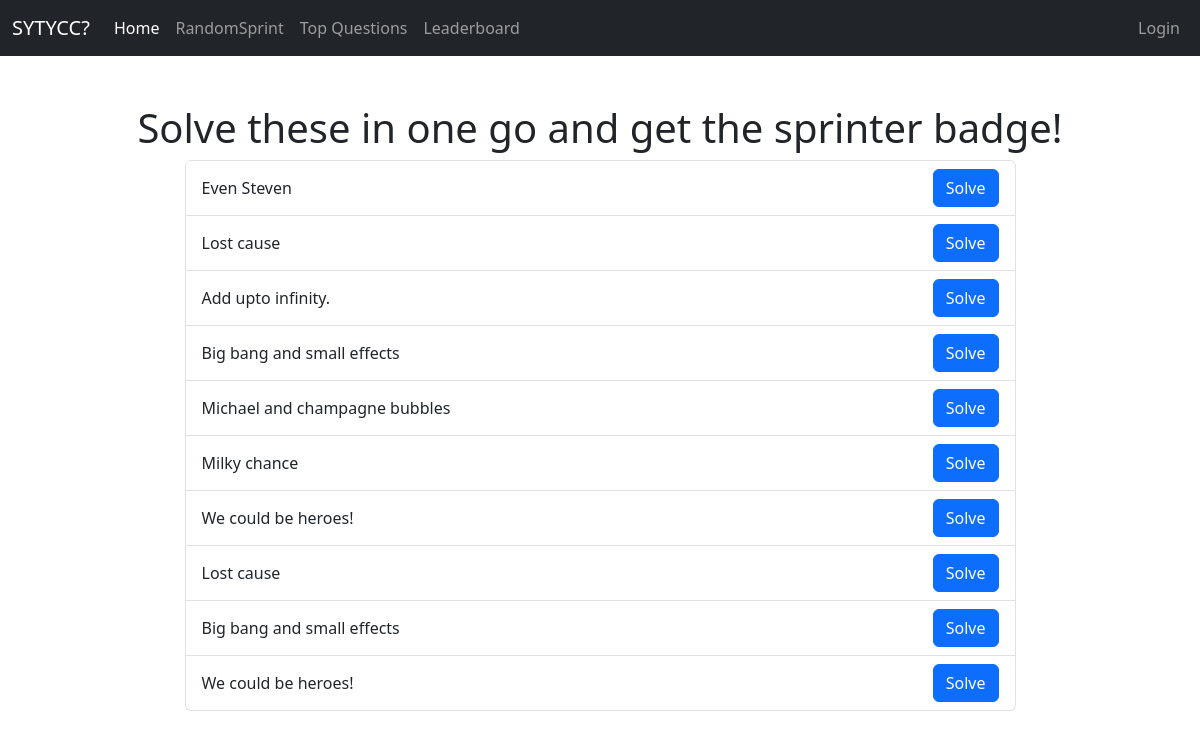
Screenshot of /random_sprint/ with the database file from the repository.
### compiler/models.py (models this page shows)
class Problem(models.Model):
    author = models.ForeignKey(User, on_delete=models.CASCADE, blank=True, null=True)
    title = models.CharField(max_length=50)
    description = models.TextField(max_length=4000)
    difficulty = models.CharField(max_length=25)
    inputs = models.TextField(max_length=1000, blank=True, null=True)
    outputs = models.TextField(max_length=1000, blank=True, null=True)
    input_signature = models.JSONField(null=True, blank=True)
    output_type = models.CharField(max_length=50, null=True, blank=True)

### compiler/views.py (the view)
# urls.py: path('random_sprint/', views.random_sprint, name='random_sprint'),
def random_sprint(request):
    problem_set = Problem.objects.all()
    random_problems = []
    while len(random_problems) < 10:
        random_no = math.ceil(random.random()*30)
        problem = Problem.objects.get(id=random_no)
        if problem in random_problems:
            continue
        else:
            random_problems.append(problem)
    print(random_problems)
    return render(request, 'randomsprint.html', {'random_problems':random_problems})

### templates/randomsprint.html
{% extends 'base.html' %}
{% block content %}
  <h1>  Solve these in one go and get the sprinter badge!</h1>
  <div class="container text-center" >
    <div class="row justify-content-md-center">
            <div class="col-9">
                <ul class="list-group">
    {% for prob in random_problems %}
        <li class="list-group-item d-flex justify-content-between align-items-center"><span> {{prob.title}} </span>
        <span> <a class="btn btn-primary" href="/problems/{{prob.id}}"> Solve </a></span>
        </li>
    {% endfor %}
  </ul>
            </div>
    </div>
  </div>
{% endblock %}

### rows the page displays
Problem: title "Even Steven"
Problem: title "Lost cause"
Problem: title "Add upto infinity."
Problem: title "Big bang and small effects"
Problem: title "Michael and champagne bubbles"
Problem: title "Milky chance"
Problem: title "We could be heroes!"
Problem: title "Lost cause"
Problem: title "Big bang and small effects"
Problem: title "We could be heroes!"
